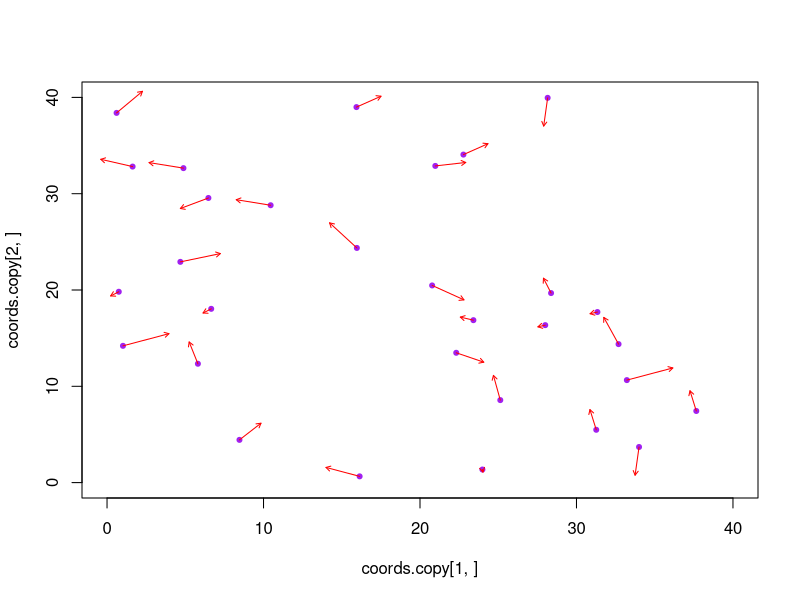
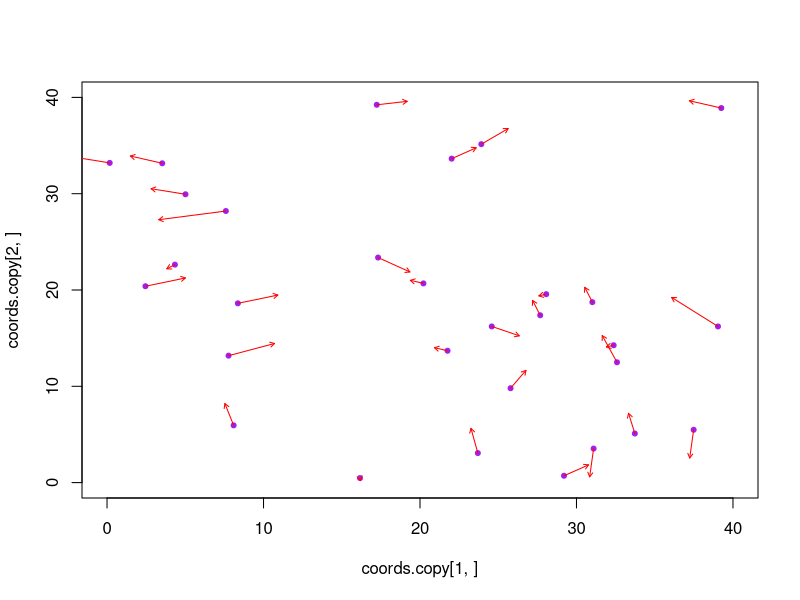
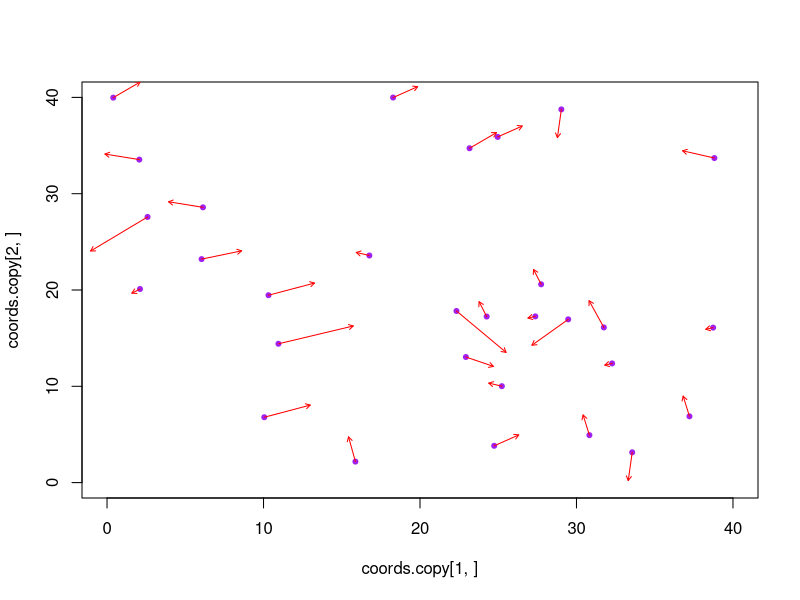
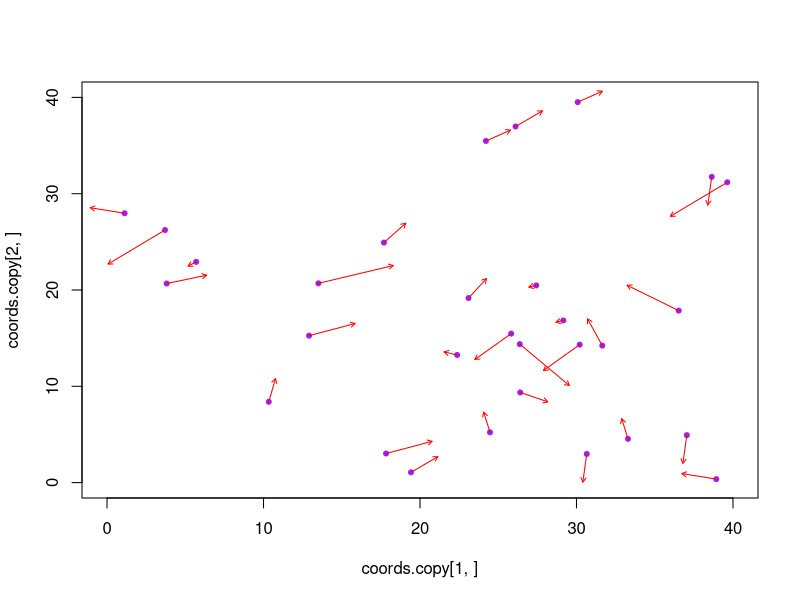
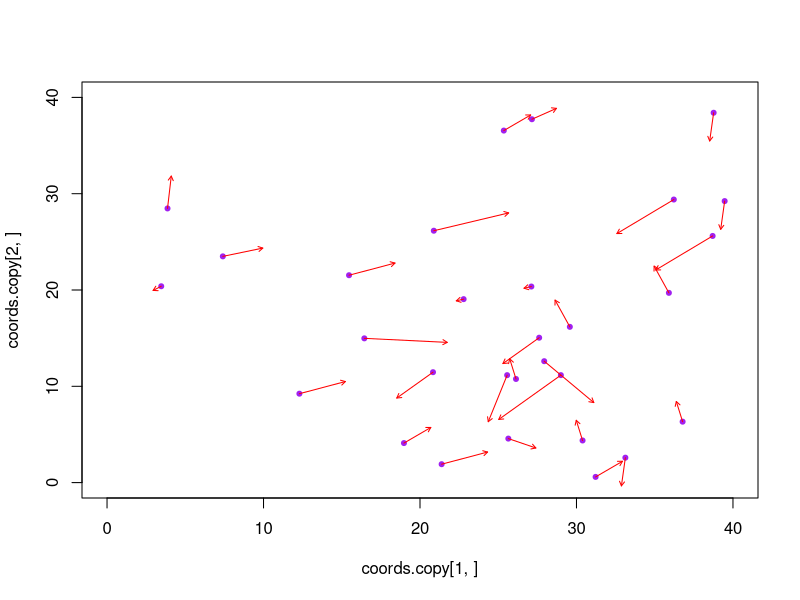
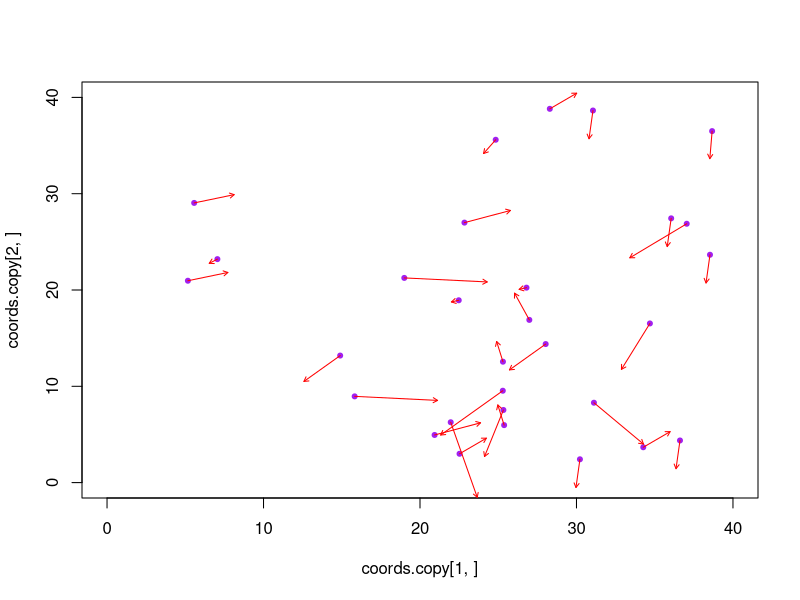
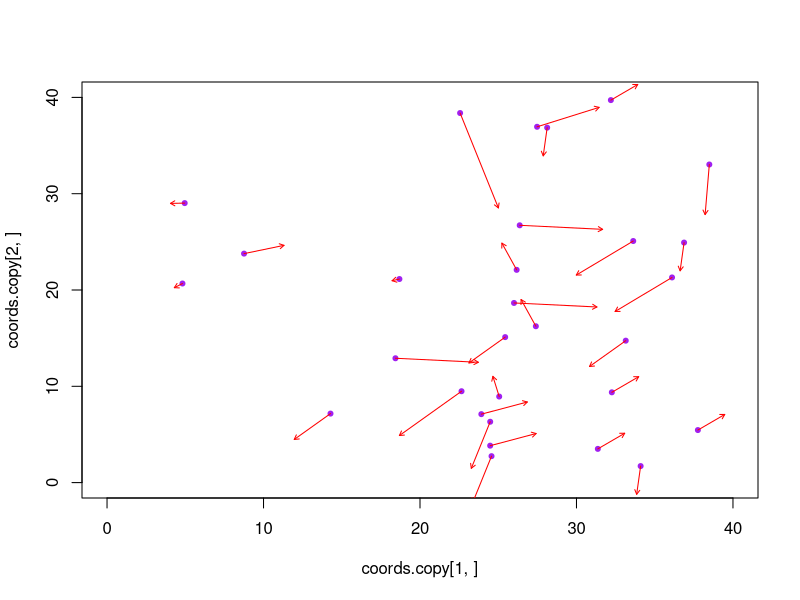
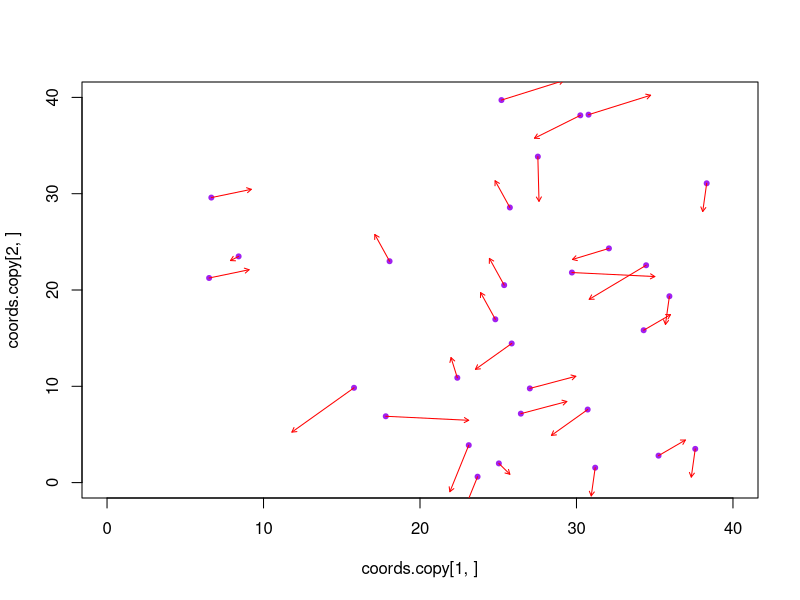

R code for these plots, in order:
# ---
# Particle Swarm Optimization
# Based on "Particle Swarm Optimization" by J.Kennedy and R.Eberhart
# ---

# -- Target function -- 
target = function(x, y){
  x^2 + y^2
}

# -- Random initialization of particles and velocity -- 
n.particles = 30
rows = 2
upper = 40
lower = 0
coords = matrix(runif(n.particles * rows, lower, upper), nrow=2, ncol=n.particles)
velocity = matrix(runif(n.particles * rows, -2, 2), nrow=2, ncol=n.particles)


# -- Testing Nearest Neighbor Velocity Matching and Craziness -- 
# nn.index returns a vector containing the index of the nearest neighbor for each particle
nn.index = function(coord.matrix){
  rows = ncol(coord.matrix)
  cols = ncol(coord.matrix)
  
  dist.matrix = matrix(0, nrow=rows, ncol=cols)
  argmin = c()
  
  # Euclidean distance
  for(i in 1:cols){
    for(j in 1:cols){
      if(i==j){
        dist.matrix[i, j] = Inf
      } else{
        dist.matrix[i, j] = ((coord.matrix[1, i] - coord.matrix[1, j])^2 + (coord.matrix[2, i] - coord.matrix[2, j])^2)^(1/2)
      }
    }
    # Argmin of current row
    argmin[i] = which.min(dist.matrix[i, ])
  }

  return(argmin)
}

# Loop
n.iterations = 20

coords.copy = coords
velocity.copy = velocity

n.crazy.particles = 4

for(i in 1:n.iterations){
  argmin = nn.index(coords.copy)
  velocity.copy = velocity.copy[, argmin]
  
  # Add craziness (stochastic variable -> randomly chosen velocities)
  crazy.particles = sample(1:n.particles, n.crazy.particles)
  craziness = matrix(runif(2 * n.crazy.particles, -2, 2), nrow=2, ncol=n.crazy.particles)
  velocity.copy[, crazy.particles] = velocity.copy[, crazy.particles] + craziness
  
  # %% keeps torus structure 
  coords.copy = (coords.copy + velocity.copy) %% upper
  
  plot(coords.copy[1, ], 
       coords.copy[2, ], 
       xlim = c(lower, upper), 
       ylim = c(lower, upper),
       pch = 20, 
       col = "purple")
  
  # Movement arrows
  arrows(x0 = coords.copy[1, ], 
         y0 = coords.copy[2, ], 
         x1 = coords.copy[1, ] + velocity.copy[1, ] * 1.5, 
         y1 = coords.copy[2, ] + velocity.copy[2, ] * 1.5, 
         length = 0.05, 
         col = "red")
  
  Sys.sleep(0.8)
}

# -- Testing Cornfield Vector --
# Evaluation function
evaluation = function(coords){
  presentx = coords[1, ]
  presenty = coords[2, ]
  # Roost located at (20, 20)
  return(sqrt((presentx - 20)^2) + sqrt((presenty - 20)^2))
}

# Update function
update = function(coords, pbestx, pbesty, gbest, g.increment, velocity.matrix){
  presentx = coords[1, ]
  presenty = coords[2, ]
  n.particles = length(presentx)
  
  # Random value for each particle
  random = runif(n.particles, 0, 1)

  velocity.matrix[1, ] = ifelse(presentx > pbestx[gbest], 
                                velocity.matrix[1, ] - random * g.increment, 
                                velocity.matrix[1, ] + random * g.increment)
  
  velocity.matrix[2, ] = ifelse(presenty > pbesty[gbest],
                                velocity.matrix[2, ] - random * g.increment,
                                velocity.matrix[2, ] + random * g.increment)
  
  return(velocity.matrix)
}
